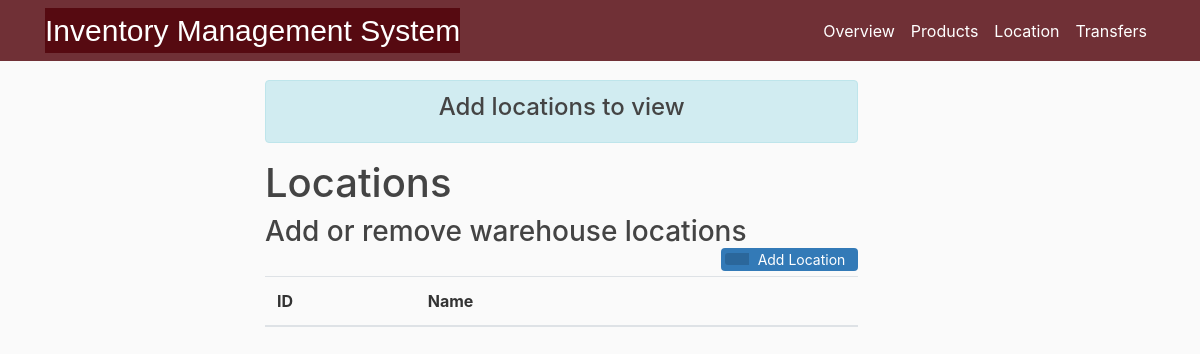
The app's page /Location, older data.
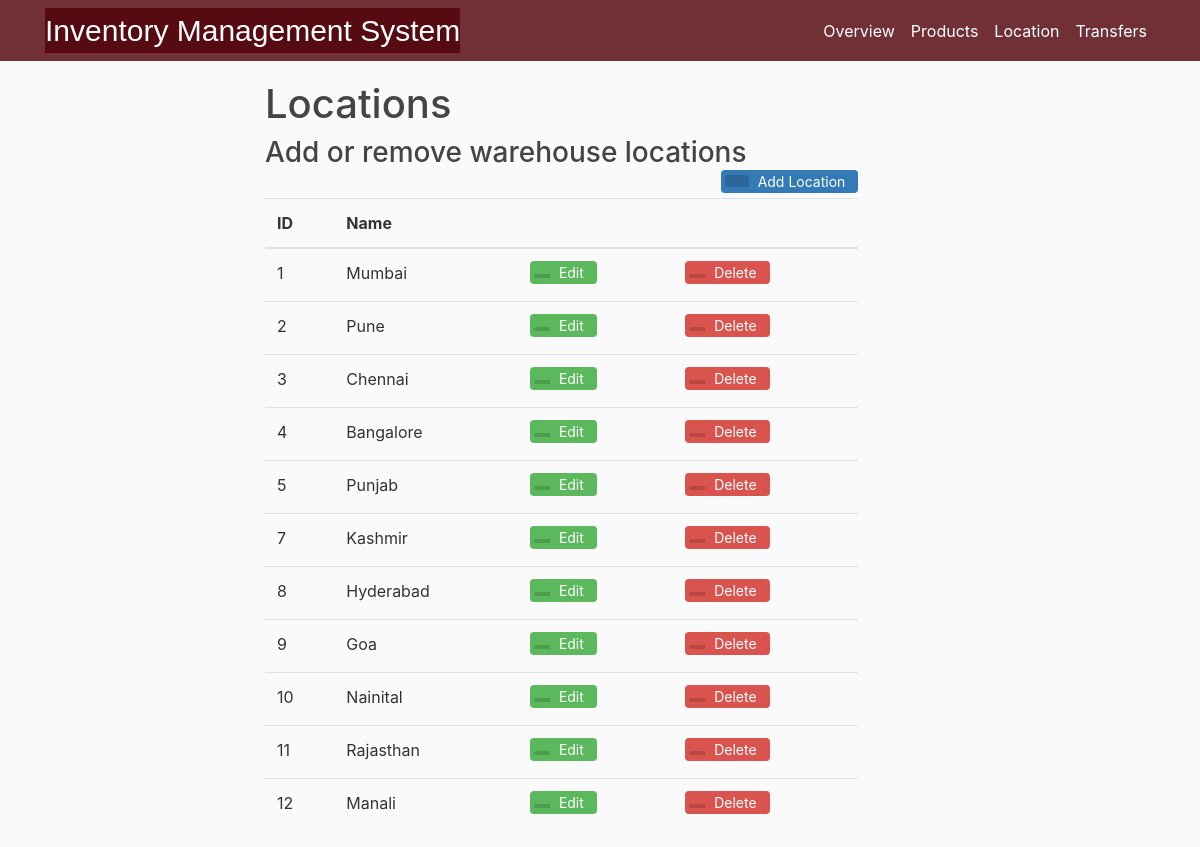
The same page, newer data.
### InventoryManagementRaj/models.py (models this page shows, shortened)
class Location(db.Model):
    loc_id = db.Column(db.Integer, primary_key= True)
    loc_name = db.Column(db.String(20),unique = True, nullable = False)

### InventoryManagementRaj/routes.py (the view, shortened to what this page needs)
@app.route("/Location", methods = ['GET', 'POST'])
def loc():
    form = addlocation()
    lform = editlocation()
    details = Location.query.all()
    exists = bool(Location.query.all())
    if exists== False and request.method == 'GET':
            flash(f'Add locations  to view','info')
    return render_template('loc.html',title = 'Locations',lform=lform,form = form,details=details)

### InventoryManagementRaj/templates/loc.html (shortened to what this page needs)
{% extends "overview.html" %}
{% block content %}
<div class="container">
  {% with messages = get_flashed_messages(with_categories=true) %}
     {%if messages %}
          {%for category, message in messages %}
            <div class="alert alert-{{ category }}">
               <h4 style="text-align:center;">{{ message }}</h4>
            </div>
          {%endfor%}
    {%endif %}
  {%endwith%}
</div>
<div class="container">
<h1>Locations</h1>
<div >
  <h3 style="display: inline-block;margin:0;"> Add or remove warehouse locations</h3>
  <button type="button" class="btn btn-add" data-toggle="modal" data-target="#exampleModal">
   <span class="btn-icon-add"></span>Add Location</button>
</div>
<table class="table table-hover">
<thead>
 <tr>
   <th>ID</th>
   <th>Name</th>
   <th></th>
   <th></th>
 </tr>
</thead>
<tbody>
  {% for d in details %}
  <tr>
    <td>{{d.loc_id}}</td>
    <td>{{d.loc_name}}</td>
   <td>
       <button type="button" class="btn btn-edit" data-toggle="modal" data-target ="#edit{{d.loc_id}}">
       <span class="btn-icon"></span>Edit</button>
   </td>
   <td>
      <a href="{{ url_for('delete', p_id = d.loc_id,type ='location' )}}">
       <button type="button" class="btn btn-delete">
       <span class="btn-icon"></span>Delete</button>
   </td>
 </tr>
{% endfor %}
</tbody>
</table>
</div>
{% endblock content %}

Row changes from the older to the newer data that the page shows:
added Location: loc_id "1", loc_name "Mumbai"
added Location: loc_id "2", loc_name "Pune"
added Location: loc_id "3", loc_name "Chennai"
added Location: loc_id "4", loc_name "Bangalore"
added Location: loc_id "5", loc_name "Punjab"
added Location: loc_id "7", loc_name "Kashmir"
added Location: loc_id "8", loc_name "Hyderabad"
added Location: loc_id "9", loc_name "Goa"
added Location: loc_id "10", loc_name "Nainital"
added Location: loc_id "11", loc_name "Rajasthan"
added Location: loc_id "12", loc_name "Manali"
Text that changed along with them:
list line gone: "Add locations to view"
